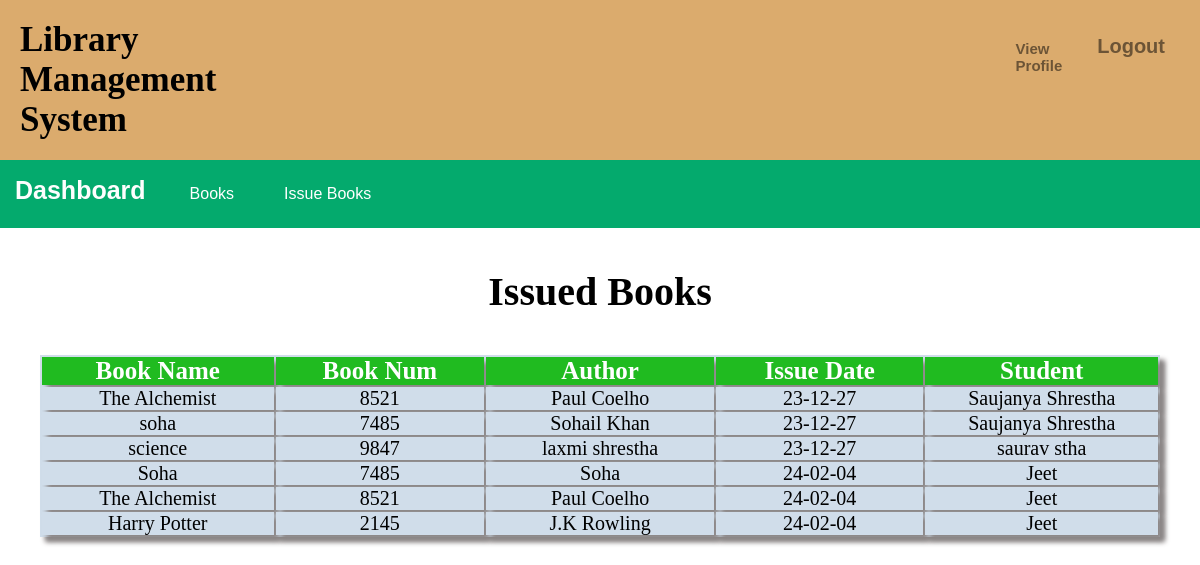
Page /admin/registerissue.php on the committed database.
### tables this page shows
CREATE TABLE `issued` (
  `student_id` int(255) NOT NULL,
  `book_name` varchar(255) NOT NULL,
  `book_num` varchar(255) NOT NULL,
  `book_author` varchar(255) NOT NULL,
  `issue_date` varchar(255) NOT NULL
);

CREATE TABLE `users` (
  `ID` int(255) NOT NULL,
  `Name` varchar(255) NOT NULL,
  `Email` varchar(255) NOT NULL,
  `Username` varchar(255) NOT NULL,
  `Password` varchar(255) NOT NULL,
  `Cell` varchar(255) NOT NULL,
  `Address` varchar(255) NOT NULL
);

### admin/registerissue.php (the view, shortened to what this page needs)
<?php
     $connection = mysqli_connect("localhost","root","");
     $query = "select issued.book_name,issued.book_author,issued.book_num,issued.issue_date,users.Name from issued left join users on issued.student_id = users.ID ";
?>
<!DOCTYPE html>
<html lang="en">
<head>
    <link rel="stylesheet" href="../style.css">
</head>
<body>
    <div class="navigation-bar">
        <div class="nav-container">
         <h1><a href="adminprofile.php">Library Management System</a></h1>
         <div class="profile-logout">
            <h3 class="view-profile" style="margin: 20px;font-family: arial;"><a href="adminviewprofile.php">View Profile</a></h3>
            <li class="logout-btn"><a href="../logout.php">Logout</a></li>
         </div>
        </div>
    </div>
    <div class="second-nav-bar">
        <div class="container">
            <h3 style="display: inline-block;font-size: 25px;color: rgb(254, 254, 254);margin: 15px;">Dashboard</h3>
            <div class="dropdown">
                <button class="dropbtn">Books</button>
        </div>
    </div>
    <div class="second-nav-bar">
        <div class="container">
            <div class="dropdown">
                <button class="dropbtn">Issue Books</button>
            </div>
        </div>
    </div>
  </div>
    <h2 class="h2-register-header">Issued Books</h2>
    <table>
        <thead>
          <tr>
             <th>Book Name</th>
             <th>Book Num</th>
             <th>Author</th>
             <th>Issue Date</th>
             <th>Student</th>
          </tr>
        </thead>
        <?php
             $query_run = mysqli_query($connection,$query);
             while($row = mysqli_fetch_assoc($query_run))
             {
                $bname = $row['book_name'];
                $bnum = $row['book_num'];
                $author = $row['book_author'];
                $date = $row['issue_date'];
                $student = $row['Name'];
                ?>
        <tr>
            <td><?php echo $bname;?></td>
            <td><?php echo $bnum;?></td>
            <td><?php echo $author;?></td>
            <td><?php echo $date;?></td>
            <td><?php echo $student;?></td>
        </tr>
        <?php
             }
            ?>
    </table>
</body>
</html>

### style.css (style rules this page uses)
* { margin: 0px; padding: 0px; box-sizing: border-box; }
h1 { font-size: 35px; cursor: pointer; font-family: verdana; }
h2 { font-size: 40px; font-family: arial; font-weight: 900; text-align: center; }
h3 { font-size: 15px; font-family: arial; }
a { text-decoration: none; color: black; }
li { list-style: none; }
.h2-register-header { margin-top: 40px; font-family: Calibri; }
.dropbtn { background-color: #04AA6D; color: white; padding: 25px; font-size: 16px; border: none; }
.dropdown { position: relative; display: inline-block; }
.second-nav-bar { background-color:#04AA6D; display: flex; flex-direction: row }
.navigation-bar { background-color: rgb(219, 171, 109); padding: 20px; }
.nav-container { display: flex; justify-content: space-between; }
.profile-logout { display: flex; justify-content: space-between; margin-left: 43em; opacity: 0.5; }
.logout-btn { font-size: 20px; font-weight: 600; font-family: arial; margin: 15px; cursor: pointer; }
table,th,td { width: 70rem; text-align: center; font-size: 20px; font-family: calibri; margin: 40px auto; box-shadow: 5px 5px 5px rgb(139, 134, 134); background-color: rgb(208, 221, 234); }
th { font-size: 25px; color:white; background-color: rgb(32, 187, 32); }

### rows in the picture
issued: book_name "The Alchemist", book_num "8521", book_author "Paul Coelho", issue_date "23-12-27", users.Name "Saujanya Shrestha"
issued: book_name "soha", book_num "7485", book_author "Sohail Khan", issue_date "23-12-27", users.Name "Saujanya Shrestha"
issued: book_name "science", book_num "9847", book_author "laxmi shrestha", issue_date "23-12-27", users.Name "saurav stha"
issued: book_name "Soha", book_num "7485", book_author "Soha", issue_date "24-02-04", users.Name "Jeet"
issued: book_name "The Alchemist", book_num "8521", book_author "Paul Coelho", issue_date "24-02-04", users.Name "Jeet"
issued: book_name "Harry Potter", book_num "2145", book_author "J.K Rowling", issue_date "24-02-04", users.Name "Jeet"
